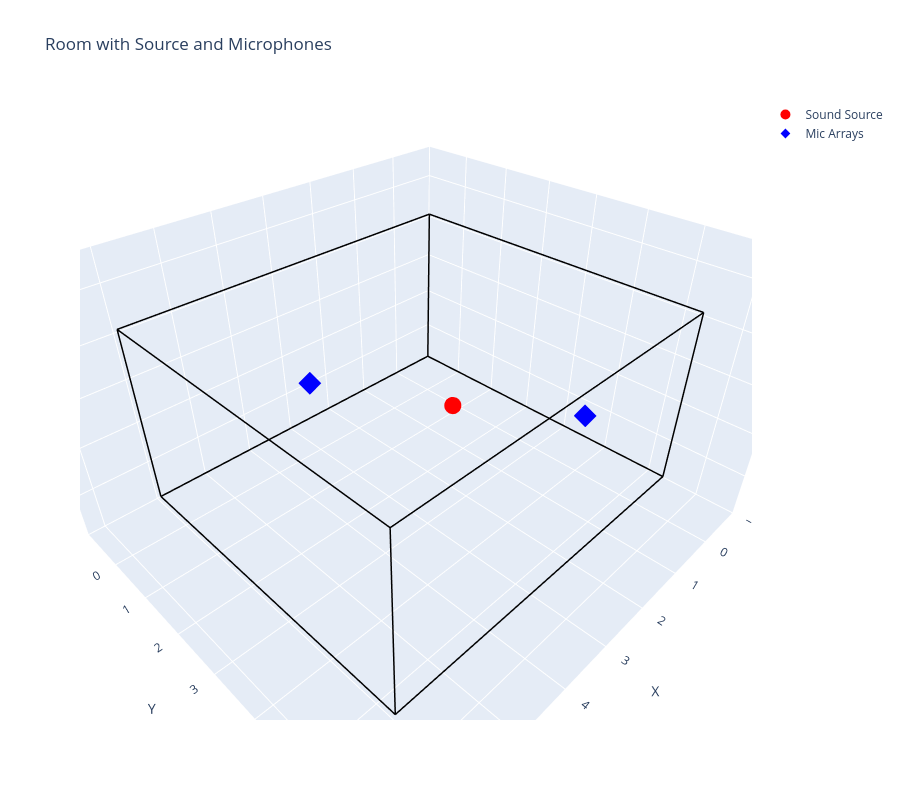
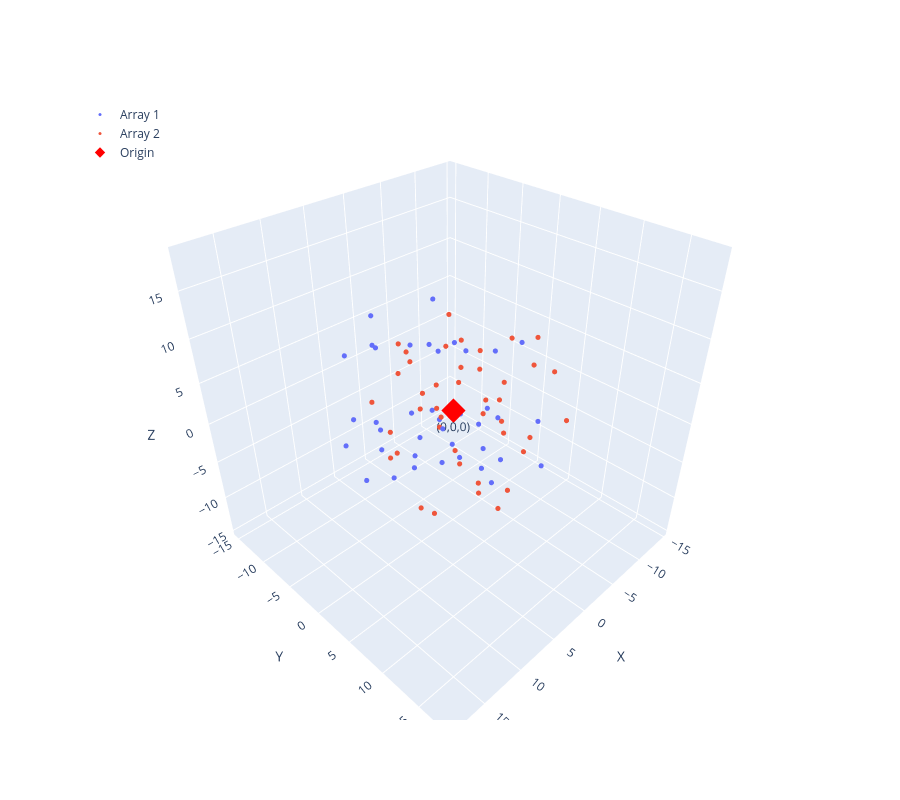

Write notebook code for charts like these, in order.
### Markdown cell above
# Usage example

## Load example room configuration

### Code cell
with gzip.open(f"simulated_room_example.json.gz", "rt", encoding="utf-8") as f:
    room_data = json.load(f)

room_dim = room_data["geometry"]["room_dim"]
src_pos = room_data["geometry"]["pos_src"]
img1 = np.array(room_data["observations"]["img1"])
img2 = np.array(room_data["observations"]["img2"])
t1 = np.array(room_data["ground_truth"]["t1"])
t2 = np.array(room_data["ground_truth"]["t2"])
R_true = np.array(room_data["ground_truth"]["R21"])
t_true = np.array(room_data["ground_truth"]["t21"])
matches_true = np.array(room_data["ground_truth"]["matches_pairs"])

plot_room_with_sources(
    room_dim=room_dim,
    source_pos=src_pos,
    mic_positions=[t1, t2],
    image_sources=None,  # Set to None to not plot image sources
    point_size=5,
    zoom=1.0,
    show_background=True
)
plot_point_clouds(img1, img2, labels=("Array 1", "Array 2"))

### Figure 1 — Plotly figure (JSON) as saved in the notebook; plotly's stock layout.template omitted (floating-point values rounded to 4 significant figures)
{"data": [{"line": {"color": "black", "width": 3}, "mode": "lines", "showlegend": false, "type": "scatter3d", "x": [0, 6.295], "y": [0, 0], "z": [0, 0]}, {"line": {"color": "black", "width": 3}, "mode": "lines", "showlegend": false, "type": "scatter3d", "x": [6.295, 6.295], "y": [0, 5.718], "z": [0, 0]}, {"line": {"color": "black", "width": 3}, "mode": "lines", "showlegend": false, "type": "scatter3d", "x": [6.295, 0], "y": [5.718, 5.718], "z": [0, 0]}, {"line": {"color": "black", "width": 3}, "mode": "lines", "showlegend": false, "type": "scatter3d", "x": [0, 0], "y": [5.718, 0], "z": [0, 0]}, {"line": {"color": "black", "width": 3}, "mode": "lines", "showlegend": false, "type": "scatter3d", "x": [0, 6.295], "y": [0, 0], "z": [3.67, 3.67]}, {"line": {"color": "black", "width": 3}, "mode": "lines", "showlegend": false, "type": "scatter3d", "x": [6.295, 6.295], "y": [0, 5.718], "z": [3.67, 3.67]}, {"line": {"color": "black", "width": 3}, "mode": "lines", "showlegend": false, "type": "scatter3d", "x": [6.295, 0], "y": [5.718, 5.718], "z": [3.67, 3.67]}, {"line": {"color": "black", "width": 3}, "mode": "lines", "showlegend": false, "type": "scatter3d", "x": [0, 0], "y": [5.718, 0], "z": [3.67, 3.67]}, {"line": {"color": "black", "width": 3}, "mode": "lines", "showlegend": false, "type": "scatter3d", "x": [0, 0], "y": [0, 0], "z": [0, 3.67]}, {"line": {"color": "black", "width": 3}, "mode": "lines", "showlegend": false, "type": "scatter3d", "x": [6.295, 6.295], "y": [0, 0], "z": [0, 3.67]}, {"line": {"color": "black", "width": 3}, "mode": "lines", "showlegend": false, "type": "scatter3d", "x": [6.295, 6.295], "y": [5.718, 5.718], "z": [0, 3.67]}, {"line": {"color": "black", "width": 3}, "mode": "lines", "showlegend": false, "type": "scatter3d", "x": [0, 0], "y": [5.718, 5.718], "z": [0, 3.67]}, {"marker": {"color": "red", "size": 10}, "mode": "markers", "name": "Sound Source", "type": "scatter3d", "x": [2.365], "y": [2.922], "z": [1.522]}, {"marker": {"color": "blue", "size": 7.5, "symbol": "diamond"}, "mode": "markers", "name": "Mic Arrays", "type": "scatter3d", "x": [3.523, 1.972], "y": [0.589, 5.169], "z": [1.421, 2.35]}], "layout": {"height": 800, "scene": {"aspectmode": "data", "camera": {"eye": {"x": 1, "y": 1, "z": 1}}, "xaxis": {"range": [-1, 7.295], "showbackground": true, "showgrid": true, "showticklabels": true, "title": {"text": "X"}, "zeroline": true}, "yaxis": {"range": [-1, 6.718], "showbackground": true, "showgrid": true, "showticklabels": true, "title": {"text": "Y"}, "zeroline": true}, "zaxis": {"range": [-1, 4.67], "showbackground": true, "showgrid": true, "showticklabels": true, "title": {"text": "Z"}, "zeroline": true}}, "title": {"text": "Room with Source and Microphones"}, "width": 900}}

### Figure 2 — Plotly figure (JSON) as saved in the notebook; plotly's stock layout.template omitted (floating-point values rounded to 4 significant figures)
{"data": [{"marker": {"size": 3}, "mode": "markers+text", "name": "Array 1", "text": ["", "", "", "", "", "", "", "", "", "", "", "", "", "", "", "", "", "", "", "", "", "", "", "", "", "", "", "", "", "", "", "", "", "", "", "", "", "", ""], "textposition": "top center", "type": "scatter3d", "x": [-6.77, -1.323, -2.698, -3.596, -1.488, -2.59, -4.189, -0.9966, -2.672, -4.703, -2.956, 1.412, 0.3904, -0.8726, 1.587, 0.3289, -1.332, 1.027, 0.004642, 5.644, 4.746, 4.592, 2.532, 1.518, 5.307, 4.581, 2.075, 7.927, 7.351, 4.961, 8.411, 7.515, 5.548, 5.317, 8.376, 6.952, 5.505, 12.44, 11.78], "y": [-1.225, 10.96, 9.098, 5.745, 5.549, 3.981, 1.872, 0.03221, -1.53, -4.5, -6.356, 5.496, 4.014, 0.8855, -0.113, -1.752, -4.94, -5.12, -6.616, 10.59, 8.619, 3.116, 0.4404, -1.271, -0.46, -7.318, -9.743, 7.734, 2.808, -0.8549, -0.1175, -2.942, -5.878, -6.057, -4.837, -8.173, -10.76, 3.26, -3.157], "z": [-3.704, -1.897, 1.881, 9.105, -4.313, -0.2359, 6.269, -6.885, -2.575, 4.429, -4.63, -3.821, 0.4977, 7.266, -6.195, -1.902, 5.409, -8.422, -3.679, -0.06628, 2.349, 1.663, 8.47, 13.06, -4.956, -2.975, 4.413, 4.12, 1.902, 9.62, -4.275, -0.1479, 7.761, 10.91, -7.504, -1.834, 4.434, 3.507, 0.04425]}, {"marker": {"size": 3}, "mode": "markers+text", "name": "Array 2", "text": ["", "", "", "", "", "", "", "", "", "", "", "", "", "", "", "", "", "", "", "", "", "", "", "", "", "", "", "", "", "", "", "", "", "", "", "", "", "", "", "", "", ""], "textposition": "top center", "type": "scatter3d", "x": [2.747, 5.59, 7.783, 12.17, 0.7182, 2.703, -2.347, 1.659, -7.525, 13.36, 0.5229, 2.552, 9.092, -5.158, -2.476, 1.152, 3.368, -3.718, 7.682, 10.45, 2.248, 6.017, 8.007, -4.845, -2.57, 0.7926, 3.65, -9.208, -4.712, 9.82, -0.2081, 1.484, 5.2, 7.906, -4.851, -2.824, 0.2031, -8.577, 1.9, 4.577, -3.376, -0.5944], "y": [9.093, 12.5, 5.114, 8.025, 4.573, 6.292, 7.843, 11.59, 9.157, 6.497, 1.521, 2.814, 7.528, 2.72, 4.603, 7.277, 9.618, 9.794, -1.398, 2.185, 0.2252, 3.771, 5.835, -0.1224, 2.231, 4.329, 6.925, 3.093, 6.765, -1.056, -5.377, -3.095, -0.6879, 1.913, -3.955, -1.666, 1.269, 0.3598, -6.408, -3.015, -4.494, -1.226], "z": [-6.162, 0.1564, -6.132, -0.636, -8.216, -4.543, -2.442, 3.58, -0.4799, 5.466, -6.057, -2.364, 7.613, -4.279, -0.3144, 5.438, 9.52, 7.519, -2.82, 3.856, -0.8866, 5.139, 9.635, -2.932, 1.165, 7.385, 11.73, 2.918, 9.623, 5.328, -2.601, 1.401, 7.953, 11.27, -0.5617, 3.342, 9.086, 5.387, 2.562, 8.701, 4.524, 10.64]}, {"marker": {"color": "red", "size": 8, "symbol": "diamond"}, "mode": "markers+text", "name": "Origin", "text": ["(0,0,0)"], "textposition": "bottom center", "type": "scatter3d", "x": [0], "y": [0], "z": [0]}], "layout": {"height": 800, "legend": {"x": 0, "y": 1}, "scene": {"aspectmode": "cube", "xaxis": {"range": [-15.48, 19.43], "title": {"text": "X"}}, "yaxis": {"range": [-15.95, 18.96], "title": {"text": "Y"}}, "zaxis": {"range": [-15.66, 19.24], "title": {"text": "Z"}}}, "width": 900}}
